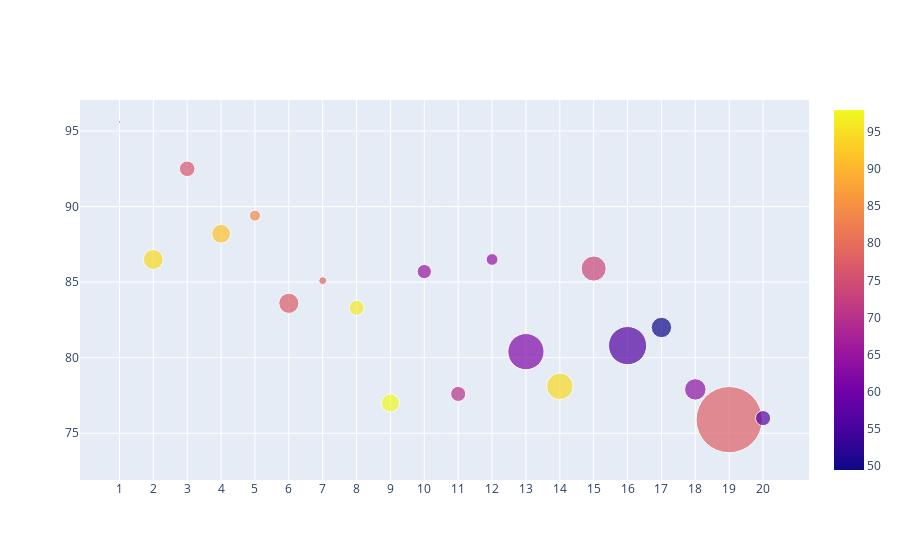

Source (notebook cell):
### Code cell
# data preparation
df2016 = timesData[timesData.year == 2016].iloc[:20,:]
num_students_size  = [int(each.replace(',', ''))/1000 for each in df2016.num_students]
international_color = [float(each) for each in df2016.international]

data = [
    {
        'y': df2016['teaching'],
        'x': df2016['world_rank'],
        'mode': 'markers',
        'marker': {
            'color': international_color,
            'size': num_students_size,
            'showscale': True
        },
        'text': df2016['university_name']
    }
]

iplot(data)

### Figure 1 — Plotly figure (JSON) as saved in the notebook; plotly's stock layout.template omitted (floating-point values rounded to 4 significant figures)
{"data": [{"marker": {"color": [64, 94.4, 76.3, 91.5, 84, 77.2, 78.5, 96, 97.9, 65, 70, 64.3, 61.9, 94.4, 73.5, 56.4, 49.5, 63.9, 77.8, 56.5], "showscale": true, "size": [2.243, 19.92, 15.6, 18.81, 11.07, 20.15, 7.929, 15.06, 18.18, 14.22, 15.13, 11.75, 36.19, 26.61, 25.05, 38.21, 20.38, 21.42, 66.2, 15.17]}, "mode": "markers", "text": ["California Institute of Technology", "University of Oxford", "Stanford University", "University of Cambridge", "Massachusetts Institute of Technology", "Harvard University", "Princeton University", "Imperial College London", "ETH Zurich – Swiss Federal Institute of Technology Zurich", "University of Chicago", "Johns Hopkins University", "Yale University", "University of California, Berkeley", "University College London", "Columbia University", "University of California, Los Angeles", "University of Pennsylvania", "Cornell University", "University of Toronto", "Duke University"], "type": "scatter", "x": ["1", "2", "3", "4", "5", "6", "7", "8", "9", "10", "11", "12", "13", "14", "15", "16", "17", "18", "19", "20"], "y": [95.6, 86.5, 92.5, 88.2, 89.4, 83.6, 85.1, 83.3, 77, 85.7, 77.6, 86.5, 80.4, 78.1, 85.9, 80.8, 82, 77.9, 75.9, 76]}], "layout": {}}
